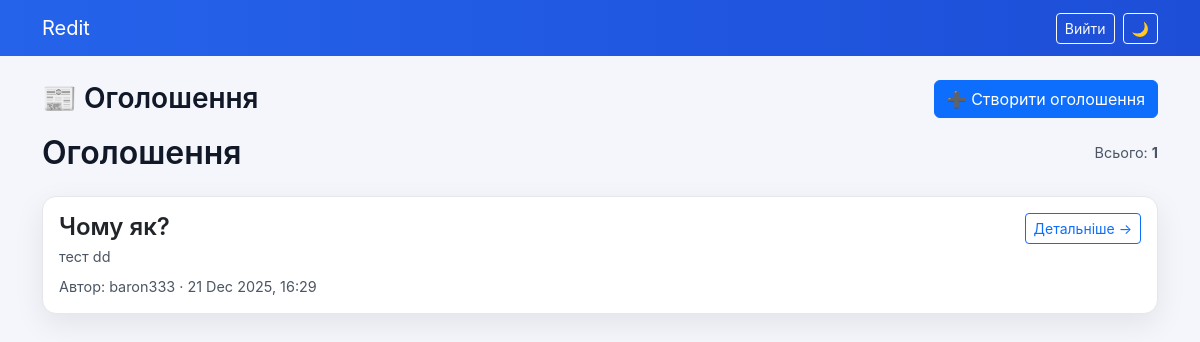
The app's page / (signed in), older data.
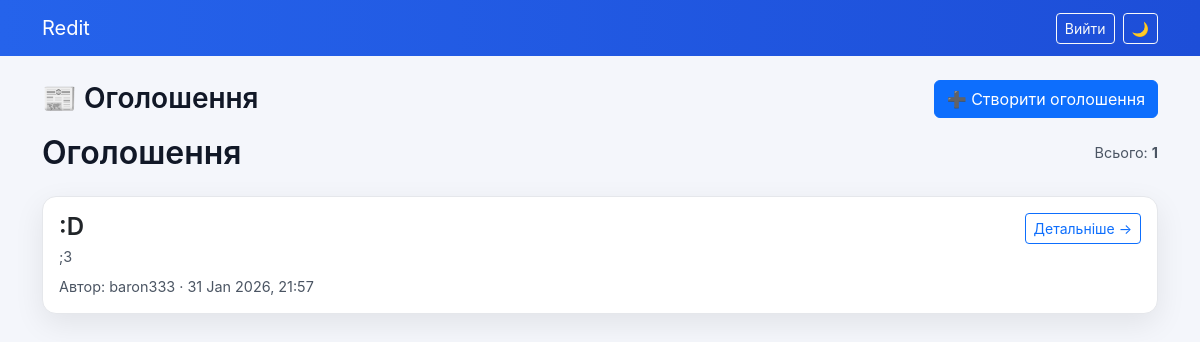
The same page, newer data.
### comments/models.py (models this page shows, shortened)
class Announcement(models.Model):
    title = models.CharField(max_length=100)
    content = models.TextField()
    author = models.ForeignKey(User, on_delete=models.SET_NULL, null=True)
    created_at = models.DateTimeField(auto_now_add=True)
    updated_at = models.DateTimeField(auto_now=True)
    class Meta:
        ordering = ['-created_at']

### comments/views.py (the view)
# urls.py: path('', PostListView.as_view(), name='post_list'),
class PostListView(LoginRequiredMixin, ListView):
    model = Announcement
    template_name = 'post_list.html'
    context_object_name = 'posts'
    paginate_by = 5
    def get_context_data(self, **kwargs):
        context = super().get_context_data(**kwargs)
        return context

### comments/templates/post_list.html (shortened to what this page needs)
{% extends 'base.html' %}
{% block content %}
<div class="d-flex justify-content-between align-items-center mb-3">
    <h3 class="mb-0">📰 Оголошення</h3>
    {% if user.is_authenticated %}
        <a href="{% url 'post_create' %}" class="btn btn-primary">
            ➕ Створити оголошення
        </a>
    {% endif %}
</div>
<div class="d-flex justify-content-between align-items-center mb-4">
    <h2 class="mb-0">Оголошення</h2>
    <div class="small-muted">Всього: <strong>{{ page_obj.paginator.count }}</strong></div>
</div>
<div class="row g-3">
    {% for post in posts %}
    <div class="col-12">
        <div class="card p-3">
            <div class="d-flex justify-content-between align-items-start">
                <div>
                    <h4 class="mb-1"><a href="{% url 'post_detail' post.pk %}" class="text-decoration-none text-dark">{{ post.title }}</a></h4>
                    <p class="small-muted mb-2">{{ post.content|truncatewords:28 }}</p>
                    <div class="small-muted">Автор: {{ post.author }} · {{ post.created_at|date:"j M Y, H:i" }}</div>
                </div>
                <div class="text-end">
                    <a class="btn btn-outline-primary btn-sm" href="{% url 'post_detail' post.pk %}">Детальніше →</a>
                </div>
            </div>
        </div>
    </div>
    {% empty %}
    <div class="col-12">
        <div class="card p-3 text-center">
            <p class="mb-0 small-muted">Оголошень ще немає. Створіть перше!</p>
        </div>
    </div>
    {% endfor %}
</div>
{% endblock %}

### comments/templates/base.html (shortened to what this page needs)
<!DOCTYPE html>
<html lang="uk">
<head>
    <link href="https://cdn.jsdelivr.net/npm/bootstrap@5.3.3/dist/css/bootstrap.min.css" rel="stylesheet">
</head>
<body>
<nav class="navbar navbar-expand-lg navbar-dark mb-4">
    <div class="container">
        <a class="navbar-brand" href="{% url 'post_list' %}">Redit</a>
        <div class="ms-auto d-flex align-items-center gap-2">
            {% if user.is_authenticated %}
            <form method="post" action="{% url 'logout' %}">
                <button type="submit" class="btn btn-outline-light btn-sm">
                    Вийти
                </button>
            </form>
            {% else %}
            <a href="{% url 'login' %}" class="btn btn-outline-light btn-sm">Увійти</a>
            <a href="{% url 'signup' %}" class="btn btn-light btn-sm">Реєстрація</a>
            {% endif %}
            <button id="themeToggle" type="button" class="btn btn-outline-light btn-sm">
                🌙
            </button>
        </div>
    </div>
</nav>
<div class="container mb-5">
    {% block content %}{% endblock %}
</div>
</body>
</html>

### comments/templates/base.html (style rules this page uses)
:root { --brand: #2563eb; --radius: 14px; --bg: #f4f6fb; --card: #ffffff; --text: #111827; --muted: #4b5563; --border: #e5e7eb; }
body { background: var(--bg); color: var(--text); font-family: Inter, system-ui, sans-serif; transition: background .25s, color .25s; }
.navbar { background: linear-gradient(90deg, var(--brand), #1d4ed8); }
.card { background: var(--card); border-radius: var(--radius); border: 1px solid var(--border); box-shadow: 0 10px 30px rgba(0,0,0,.08); }
h1, h2, h3, h4, h5 { color: var(--text); font-weight: 600; }
p, li, span, label { color: var(--text); }
.text-muted, .small-muted { color: var(--muted) !important; font-size: 0.9rem; }
a { color: var(--brand); text-decoration: none; }

Row changes from the older to the newer data that the page shows:
removed Announcement: title "Чому як?", content "тест dd", author "baron333", created_at "21 Dec 2025, 16:29"
added Announcement: title ":D", content ";3", author "baron333", created_at "31 Jan 2026, 21:57"
